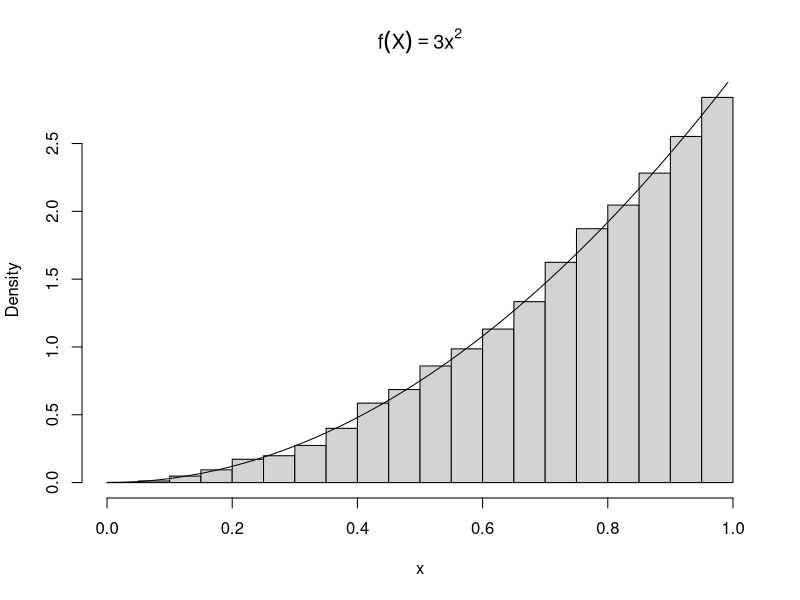
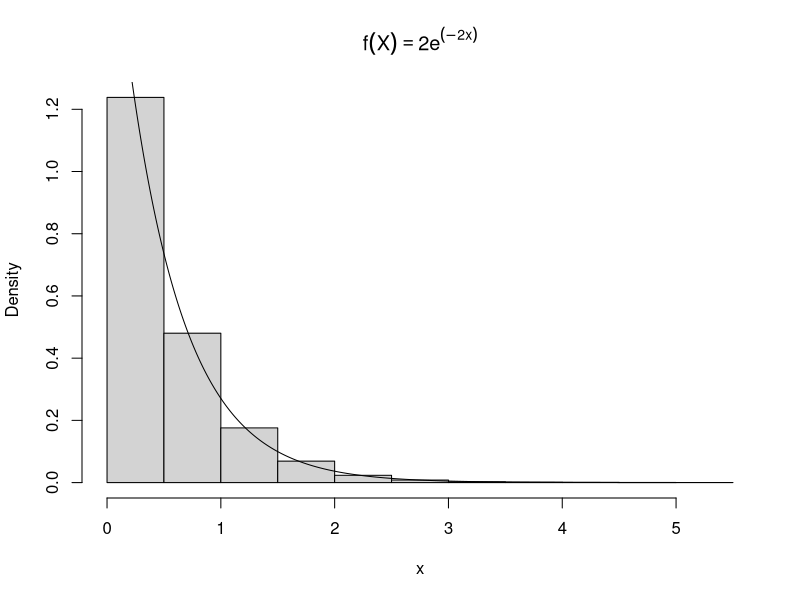

Recreate these plots in R, in order.
## Inverse Transfrom Method
#--------------------------
## sampling from finite population
# toss a coin
sample(0:1,size=10,replace=T)

# multinomial distr
sample(1:3,size=100,replace=T, prob=c(0.2,0.3,0.5))

# continuous case
#===============
# example 1 :
# f(x)=3x^2
fo<-function(x) 3*x^2  #[0,1]
Fx<-function(x) x^3
F_inv<-function(u) u^(1/3)
m<-10000
u<-runif(m)
x<-F_inv(u)
hist(x,prob=T,main=expression(f(X)==3*x^2))
y<-seq(0,1,0.01)
lines(y,3*y^2)

# example 2 :
# f(x)=lambda*exp(-x*lambda)
Finv<-function(u,lambda) -log(u)/lambda
u<-runif(m)
x<-Finv(u,2)
hist(x,prob=T,main=expression(f(X)==2*e^(-2*x)))
y<-seq(0,5,0.01)
lines(y,2*exp(-2*y))

# Discrete case
#---------------
#example 1 : bernoulli 
n<-1000
p<-0.4
u<-runif(n)
x<-as.integer(u>0.6)
mean(x)
var(x)
mean(rbinom(n,size=1,prob=p))
